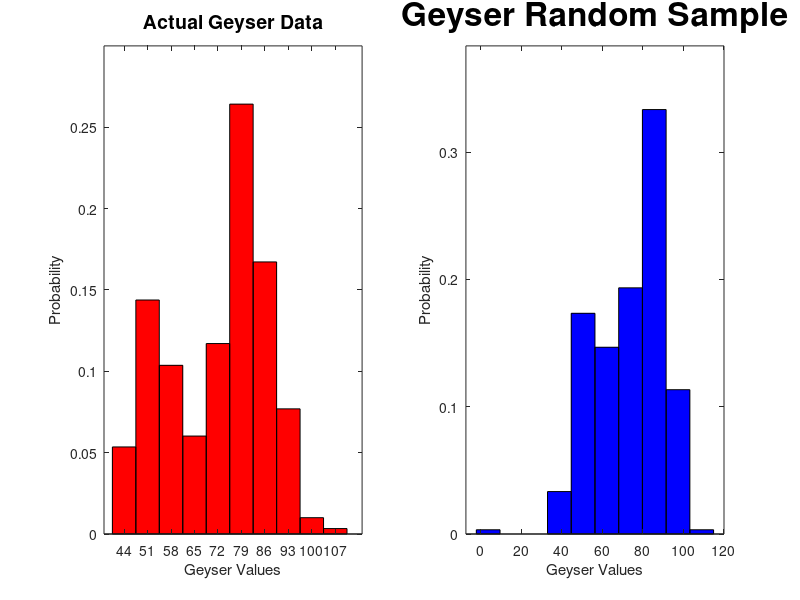

This figure's MATLAB source:
addpath ~/Documents/Stat572/CompStatsToolboxV2;
load geyser
data = geyser; n = length(data);

% choose an appropriate domain
x = linspace(40,110,1000); % domain

% NORMAL KERNEL

% choose smoothing parameter
h = 1.06*std(data)*n^(-1/5);

% initialize vector for estimated pdf
fhat = zeros(size(x));

% evaluate using the normal kernel for each data point
% at all x in the domain
for i=1:n
    % get each kernel function evaluated at x
    % centered at data and weighted by h
    f=exp(-(1/(2*h^2))*(x-data(i)).^2)/sqrt(2*pi)/h;
    % add each ith average f vector to get estimate pdf height
    fhat = fhat+f/n;
end

% Now generate some random variables from this model.
% The model is defined as a kernel density estimation model with n
% component distributions

% The weights for each component kernel is 1/n
% thus create a vector (p1, p1+p2, p1+p2+p3...)
p = (1/n):(1/n):1;

% Set up the random sample generation procedure
k = 300; mus = zeros(1,k);

% this loop generates the means from the kernel vector from the original
% data
for i = 1:k
    u = rand;
    for j = 1:length(p)-1
        if u >= p(j) && u <= p(j+1)
            mus(i) = data(j);
        end
    end
end

% This generates the actual random sample variables
rs = randn(1,k)*h + mus;

% Plots
% Create histograms 
subplot(121);
histdata = hist(data)./n;
xhist = linspace(min(data)+1,max(data)-1,length(histdata));
bar(xhist,histdata,1,'r')
axis([38 115 0 .3]); 
xlabel('Geyser Values'); ylabel('Probability')
title('Actual Geyser Data','FontSize',14)

subplot(122);
histdata = hist(rs)./k;
xhist = linspace(min(rs)+1,max(rs)-1,length(histdata));
bar(xhist,histdata,1,'b')
axis([(min(rs)-10) (max(rs)+10) 0 (max(histdata)+.05)])
xlabel('Geyser Values'); ylabel('Probability')
title('Geyser Random Sample','FontSize',24)
